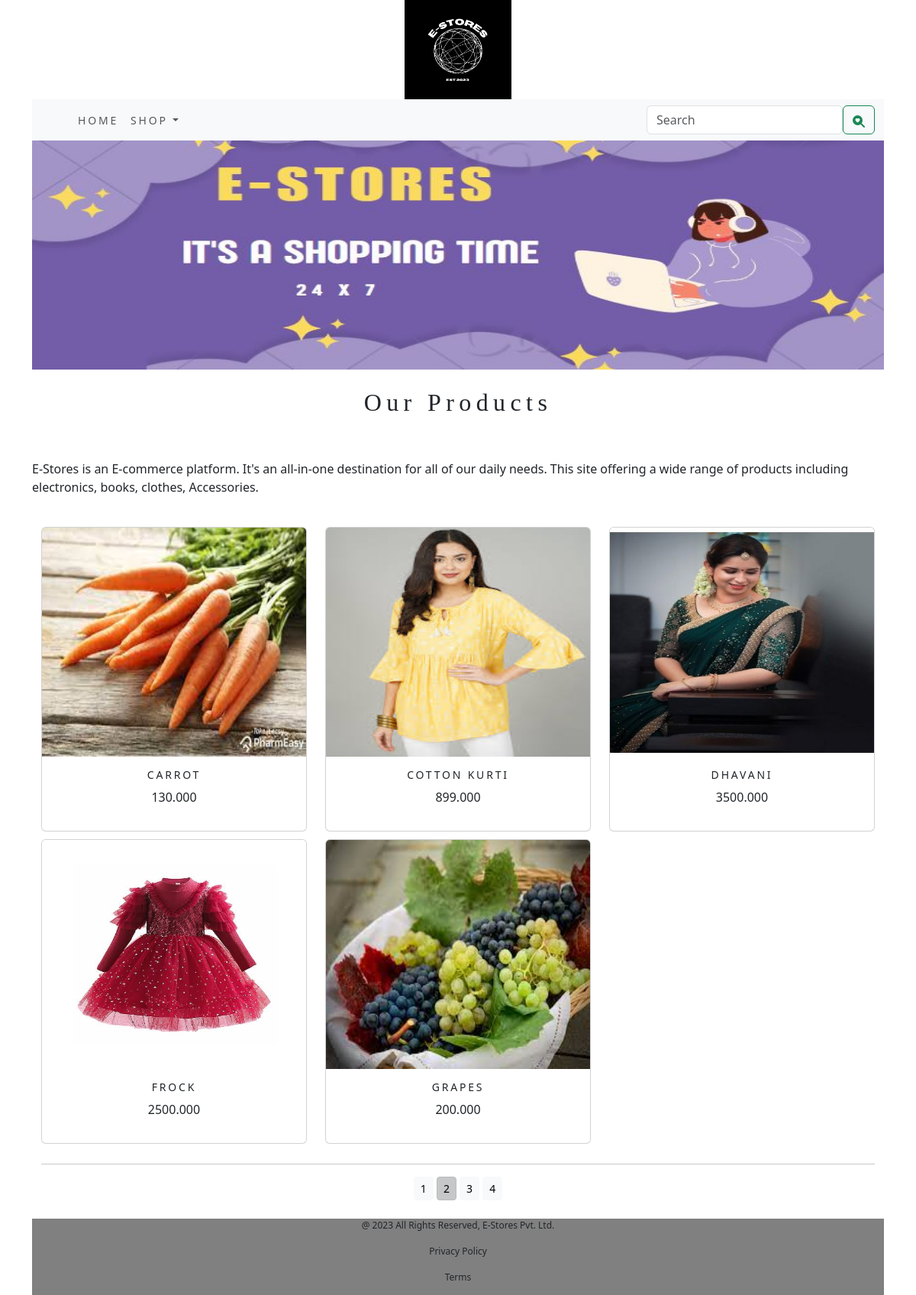
Page /Ecomapp/?page=2 on the committed database.
### Ecomapp/models.py (models this page shows, shortened)
class Products(models.Model):
    name = models.CharField(max_length=250, unique=True)
    slug = models.SlugField(max_length=250, unique=True)
    desc = models.TextField(blank=True)
    price = models.DecimalField(max_digits=10, decimal_places=3)
    category = models.ForeignKey(Category,on_delete=models.CASCADE)
    image = models.ImageField(upload_to='prodimages',blank=True)
    stock = models.IntegerField()
    avail = models.BooleanField(default=True)
    created = models.DateTimeField(auto_now_add=True)
    updated = models.DateTimeField(auto_now_add=True)
    class Meta:
        ordering = ('name',)
        verbose_name = 'product'
        verbose_name_plural = 'products'
    def get_url(self):
        return reverse('Ecomapp:productdetail', args=[self.category.slug,self.slug])

### Ecomapp/views.py (the view)
# urls.py: path('',views.productcat,name='productcat'),
def productcat(request,c_slug=None):
    c_page = None
    products_list = None
    if c_slug != None:
        c_page = get_object_or_404(Category,slug=c_slug)
        products_list = Products.objects.all().filter(category=c_page,avail=True)
    else:
        products_list = Products.objects.all().filter(avail=True)
    paginator = Paginator(products_list,5)
    try:
        page=int(request.GET.get('page','1'))
    except:
        page=1
    try:
        products = paginator.page(page)
    except(EmptyPage, InvalidPage):
        products = paginator.page(paginator.num_pages)
    return render(request, "cat.html", {'cat': c_page,'prod': products})

### Ecomapp/context_processors.py (called while the page is built)
def menu_links(request):
    links = Category.objects.all()
    return dict(links=links)

### Ecomapp/models.py (called while the page is built)
    def get_url(self):
        return reverse('Ecomapp:productcategory', args=[self.slug])

### cartapp/context_processors.py (called while the page is built)
def counter(request):
    item_count = 0
    if 'admin' in request.path:
        return {}
    else:
        try:
            cart = Cart.objects.filter(cart_id=_cart_id(request))
            cart_items=Cartitem.objects.all().filter(cart=cart[:1])
            for cart_item in cart_items:
                item_count += cart_item.quantity
        except Cart.DoesNotExist:
            item_count = 0
    return dict(item_count=item_count)

### cartapp/views.py (called while the page is built)
def _cart_id(request):
    cart = request.session.session_key
    if not cart:
        cart = request.session.create()
    return cart

### templates/cat.html (shortened to what this page needs)
{% extends 'base.html' %}
{% load static %}
{% block content %}
<div class="mx_auto">
  {% if cat %}
       <img class="my-image" src="{{cat.image.url}}" alt="{{cat.name}}" width="100%">
</div>
   <br><br>
<div>
  <h1 class="text-center my-title">{{cat.name}}</h1><br>
  <p class="text-justify">{{cat.desc}}</p> <br>
</div>
{% else %}
<div>
<img src="{% static 'img/banner.jpg' %}" alt="our products" width="100%" height="300px">
</div>
<br>
<div>
  <h1 class="text-center my-title"> Our Products</h1><br><br>
  <p class="text-justify">E-Stores is an E-commerce platform. It's an all-in-one destination for all of our daily needs. This site offering a wide range of products including electronics, books, clothes, Accessories. </p><br>
</div>
 {% endif %}
<div class="container">
  <div class="row mx_auto">
     {%  for product in prod.object_list %}
    <div class="mybottommargin col-9 col-sm-12 col-md-4 col-lg-4">
      <div class="card text-center" style="min-width:18rem;">
        <a href="{{product.get_url}}"><img class="card-img-top" src="{{product.image.url}}" alt="{{product.name}}" width=90px" height="300px"></a>
        <div class="card-body">
          <h4> {{product.name}}</h4>
          <p> {{product.price}}</p>
        </div>
      </div>
    </div>
    {% endfor %}
  </div>
    <div class="mx-auto">
        {% if prod.paginator.num_pages > 1 %}
        <hr>
        <div class="text-center">
            {% for pg in prod.paginator.page_range %}
            <a href="?page={{pg}}" class="btn btn-light btn-sm {% if prod.number == pg %}  active {% endif %}">{{pg}}</a>
            {% endfor %}
        </div>
        {% endif %}
    </div>
    <br>
</div>
{% endblock %}

### static/css/custom.css (style rules this page uses)
.my-title { font-size:32px; text_transform:uppercase; font-family:stencil; letter-spacing:.2em; }
.mybottommargin { margin-bottom:10px; }
.card-body h4 { font-size:14px; text-transform:uppercase; letter-spacing:.2em; }

### rows in the picture
Products: image (picture), name "CARROT", price "130.000"
Products: image (picture), name "COTTON KURTI", price "899.000"
Products: image (picture), name "DHAVANI", price "3500.000"
Products: image (picture), name "FROCK", price "2500.000"
Products: image (picture), name "GRAPES", price "200.000"

### other values in the picture
{{ pg }} "1" "2" "3" "4"
